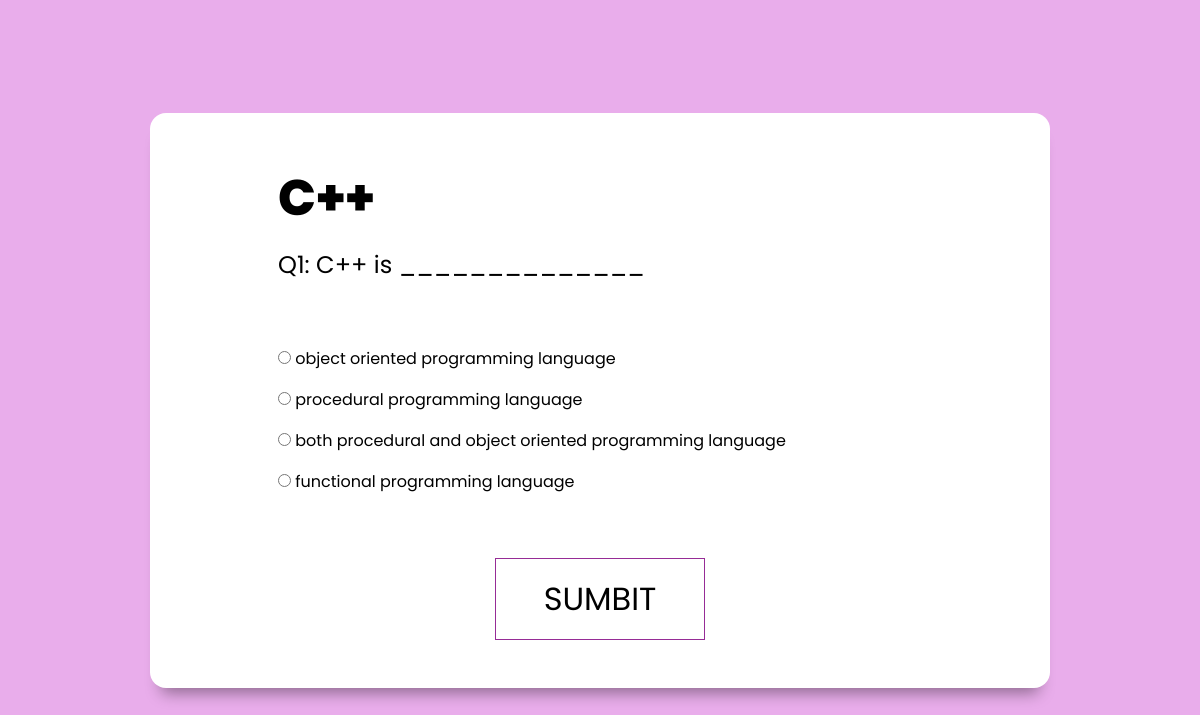
Page /maincpp.php?n=1 on the committed database.
### tables this page shows
CREATE TABLE `cppquestions` (
  `qid` int(255) NOT NULL,
  `question` varchar(255) NOT NULL
);

CREATE TABLE `cppanswers` (
  `ans_id` int(255) NOT NULL,
  `answer` varchar(255) NOT NULL,
  `is_correct` int(255) NOT NULL,
  `ans_options` int(255) NOT NULL
);

### maincpp.php (the view, shortened to what this page needs)
<?php
include 'mainconnection.php';
$number=$_GET['n'];
$ques_number="SELECT * FROM cppquestions WHERE qid=$number";
$result=mysqli_query($conquiz,$ques_number);
$question=mysqli_fetch_assoc($result);
$ans_options="SELECT * FROM cppanswers WHERE ans_options=$number";
$choices=mysqli_query($conquiz,$ans_options);
?>
<!DOCTYPE html>
<html lang="en">
<head>
    <link rel="stylesheet" href="css/styleque.css">
</head>
<body>
    <div class="main-div">
        <div class="inner-div">
            <form action="markscpp.php" method="post">
            <header>
                <div class="title">C++</div>
            </header>
            <h2 class="question">
                    <?php echo $question['question']?>
                </h2>
                <ul>
            <?php while($rows=mysqli_fetch_assoc($choices))
            {?>
                    <li>
                    <input type="radio" name="choice" value="<?php echo $rows['ans_id']?>"id="ans1" class="answer">
                    <label for="ans1" id="option1"> <?php echo $rows['answer']?></label>
                    </li>
                </ul>
            <?php }?>
        <input type="submit" id="sumbit" value="SUMBIT" name="sumbit">
        </form>
        </div>
    </div>
</body>
</html>

### css/styleque.css (style rules this page uses)
* { margin: 0; padding: 0; box-sizing: border-box; font-family: 'Josefin Sans', sans-serif; font-family: 'Poppins', sans-serif; }
.main-div { width: 100vw; height: 100vh; display: flex; align-items: center; justify-content: center; flex-direction: column; background-color: hsl(298, 61%, 80%); }
.inner-div { width: 900px; background-color: #fff; padding: 3rem 8rem; border-radius:1rem; box-shadow: 0 1rem 1rem -0.7rem rgba(0,0,0,0.4); }
.inner-div h2 { font-size: 1.5rem; font-weight: 400; margin: 1rem 0 4rem 0; }
.inner-div li { font-size: 1rem; margin-top: 1rem; list-style: none; }
#sumbit { padding: 1rem 3rem; font-size: 2rem; font-weight: 400; display: block; margin: auto; color: black; background-color: transparent; border: 1px solid #962c96; margin-top: 4rem; cursor: pointer; }
.title { font-size: 50px; font-weight: 800; }
.inner-div header { position: relative; display: flex; height: 70px; justify-content: space-between; }

### rows in the picture
cppquestions: question "Q1: C++ is ______________"
cppanswers: answer "object oriented programming language"
cppanswers: answer "procedural programming language"
cppanswers: answer "both procedural and object oriented programming language"
cppanswers: answer "functional programming language"
